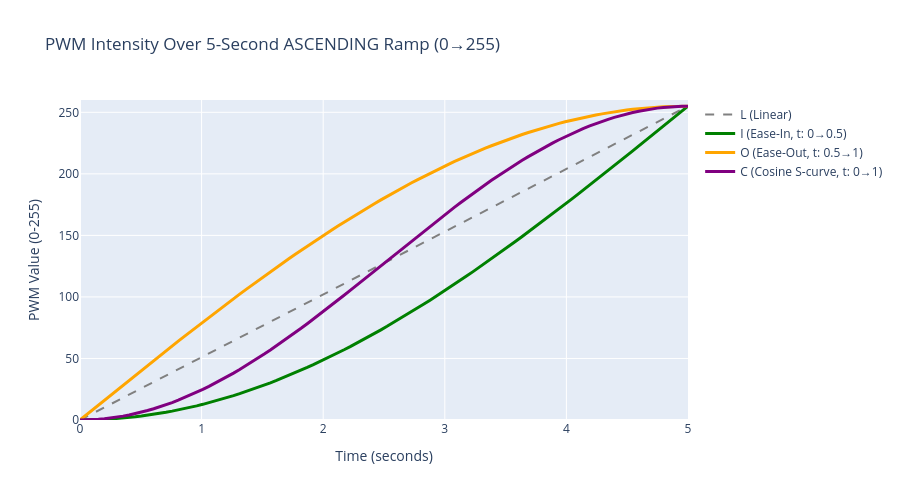

Notebook code cell kept with this figure:
### Markdown cell above
## 3. PWM Intensity Over Time

Let's see how the actual PWM values change during a 5-second ramp from 0 to 255:

### Code cell
# 5 second ramp, sampled every 50ms
duration_ms = 5000
time_ms = np.linspace(0, duration_ms, 100)
progress = time_ms / duration_ms

# Calculate PWM for each mode with CORRECT t ranges for ASCENDING (0→255)
pwm_linear = progress * 255
pwm_ease_in = np.array([calculate_eased_pwm(p, 0, 255, 0, 0.5) for p in progress])    # I: t 0→0.5
pwm_ease_out = np.array([calculate_eased_pwm(p, 0, 255, 0.5, 1) for p in progress])   # O: t 0.5→1
pwm_cosine = np.array([calculate_eased_pwm(p, 0, 255, 0, 1) for p in progress])       # C: t 0→1 (S-curve)

fig = go.Figure()

fig.add_trace(go.Scatter(x=time_ms/1000, y=pwm_linear, name='L (Linear)', 
                         line=dict(color='gray', width=2, dash='dash')))
fig.add_trace(go.Scatter(x=time_ms/1000, y=pwm_ease_in, name='I (Ease-In, t: 0→0.5)', 
                         line=dict(color='green', width=3)))
fig.add_trace(go.Scatter(x=time_ms/1000, y=pwm_ease_out, name='O (Ease-Out, t: 0.5→1)', 
                         line=dict(color='orange', width=3)))
fig.add_trace(go.Scatter(x=time_ms/1000, y=pwm_cosine, name='C (Cosine S-curve, t: 0→1)', 
                         line=dict(color='purple', width=3)))

fig.update_layout(
    title='PWM Intensity Over 5-Second ASCENDING Ramp (0→255)',
    xaxis_title='Time (seconds)',
    yaxis_title='PWM Value (0-255)',
    height=500,
    yaxis=dict(range=[0, 260])
)

fig.show()
